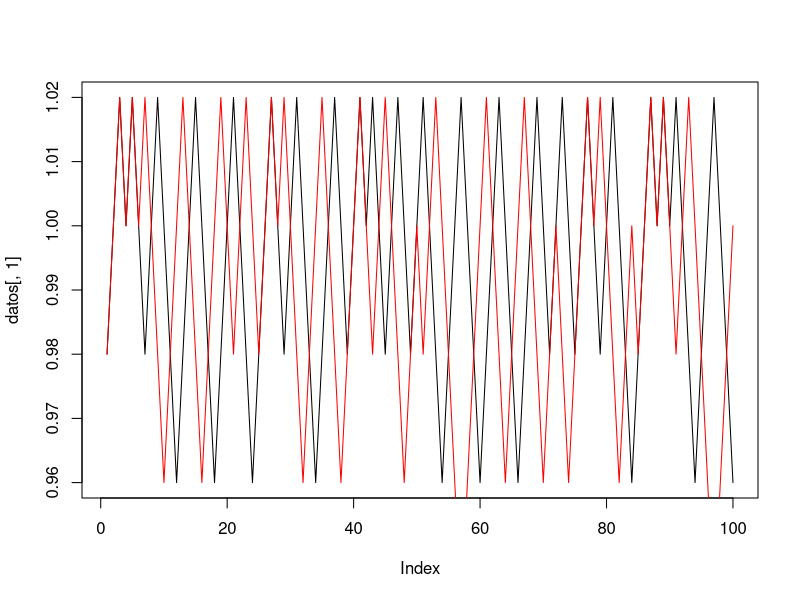

Write R code to recreate this figure.
T <- 100
## Consumidores
Nc <- 50 #Numero total de consumidores
NcCurrRe <- 1 #Current Resorts
NcPreRe <- 2 # Previous Resort
NcPref <- 3 #Preference of tourist
Nctype <- 4
Nca <- 5
Ncb <- 6
Ncc <- 7
NcU <- 8
NcIncome <- 9
AtributosT <- 9

##Resorts
Nr <- 2
RCapacity <- 1
RPrecio <- 2
RVentas <- 3
RUCost <- 4
RType <- 5
AtributosR <- 5

turistas <- matrix(0, Nc, AtributosT)
resorts <- matrix(0, Nr, AtributosR )

touristtypes <- 2 #tipos de turistas
resorttypes <- 2 #tipos de resorts

congestion <- matrix(0, Nr, touristtypes)

#Condiciones iniciales
turistas[,Nctype] <- sample(touristtypes, Nc, replace=T)
turistas[,Nca] <- 0 #runif(Nc,1,2)
turistas[,Ncb] <- 1 #runif(Nc,1,2) * 0
turistas[,Ncc] <- 0 #runif(Nc,1,2) * 0
turistas[,NcPref] <- sample(resorttypes, Nc, replace = T) #Los turistas prefieren uno de los tipos de resorts
turistas[,NcCurrRe] <- sample(Nr, Nc, replace = T)

resorts[,RPrecio] <- 1 #Precio Inicial
resorts[,RUCost] <- 0.5 #Costo
resorts[,RCapacity] <- ceiling(Nc/Nr) #No se cubre toda la capacidad
#resorts[,RType] <- sample(resorttypes, Nr, replace=T)
resorts[,RType] <- 1:Nr
 listaResorts = 1:Nr

#Congestión inicial
for (i in 1:Nc){
  congestion[turistas[i,NcCurrRe],turistas[i,Nctype]] <- congestion[turistas[i,NcCurrRe],turistas[i,Nctype]] + 1
}

y = 1
epsilon <- 0.2
withPrice <- 1 #1 quiere decir que se toma en consideraicón el precio

#INE recogiendo info
nroDatos = Nr
datos <- matrix(0, T, nroDatos)
datosCong <- matrix(0,T,(Nr+touristtypes))
datosU <- matrix(0,T,1)
for (t in 1:T){
  
  turistas[,NcIncome] <- y #Toda la gente recibe el ingreso exógeno
  turistas[,NcPreRe] <- turistas[,NcCurrRe] #La memoria
  # if (t==80){
  #   auxmi = t * 5
  # }
  #Actualización de Precios
  for (i in 1:Nr){
    if ((resorts[i,RVentas]/resorts[i,RCapacity]) < 0.9){
      resorts[i,RPrecio] <- max(resorts[i,RPrecio] - 0.02,resorts[i,RUCost])
    }else{
      #resorts[i,RPrecio] <- min(resorts[i,RPrecio] + 0.02, y)
      resorts[i,RPrecio] <- resorts[i,RPrecio] + 0.02
    }
  }
  resorts[,RVentas] <- 0
  
  #Turistas se van de vacaciones
  C = 1
  listaAleatoria <- sample(Nc)
  for (i in 1:Nc){
    id <- listaAleatoria[i]
    if (turistas[id,NcPreRe] == 0){
      #Si no se fue de turismo el año pasado este año busca uno al azar!!
      newR <- sample(listaResorts,1)
      if ((resorts[newR,RPrecio]<=turistas[id,NcIncome]) & (resorts[newR,RVentas] < resorts[newR,RCapacity])){
        resorts[newR,RVentas] = resorts[newR,RVentas] + 1 #Elijo este
        turistas[id,NcCurrRe] = newR
      }
      next()
    }
    if (runif(1) < epsilon){ #El epsilon de turistas cambia
      #Prueba con algún resort
      newR <- sample(as.vector(listaResorts[-turistas[id,NcPreRe]]),1)
      preferencia = (turistas[id,Nca] / C) * ifelse(turistas[id,NcPref]==resorts[newR,RType], 1 ,0) 
      crowding = turistas[id,Ncb] * congestion[newR,turistas[id,Nctype]]/sum(congestion[newR,]) - turistas[id,Ncc] * sum(congestion[newR,-turistas[id,Nctype]] )/sum(congestion[newR,])  
      if (is.na(crowding)==TRUE){crowding=0}
      utilityNew = preferencia + crowding - withPrice* resorts[newR,RPrecio] #Utilidad del resort alternativo
      #Calculo la utilidad que obtuve en el que estuve anteriormente
      preferencia = turistas[id,Nca] / C * ifelse(turistas[id,NcPref]==resorts[turistas[id,NcCurrRe],RType], 1 ,0) 
      crowding = turistas[id,Ncb] * congestion[turistas[id,NcPreRe],turistas[id,Nctype]]/sum(congestion[turistas[id,NcPreRe],]) - turistas[id,Ncc] * sum(congestion[turistas[id,NcPreRe],-turistas[id,Nctype]] ) /sum(congestion[turistas[id,NcPreRe],]) 
      if (is.na(crowding)==TRUE){crowding=0}
      utilityOld = preferencia + crowding - withPrice*resorts[turistas[id,NcPreRe],RPrecio]
      #Cambia si hay lugar, si la utilidad corregia por precio es mejor y si el precio se puede pagar
      if ((utilityNew > utilityOld) & (resorts[newR,RPrecio]<=turistas[id,NcIncome]) & (resorts[newR,RVentas] < resorts[newR,RCapacity])){
          resorts[newR,RVentas] = resorts[newR,RVentas] + 1 #Se cambia de resort!!
          turistas[id,NcCurrRe] = newR
      }else{
        #Se queda en el viejo si puede pagarlo y hay lugar
        if ((resorts[turistas[id,NcPreRe],RPrecio]<=turistas[id,NcIncome]) & (resorts[turistas[id,NcPreRe],RVentas] < resorts[turistas[id,NcPreRe],RCapacity])){
          resorts[turistas[id,NcPreRe],RVentas] = resorts[turistas[id,NcPreRe],RVentas] + 1
          turistas[id,NcCurrRe] = turistas[id,NcPreRe]
        }else{
        #no se va de turismo, porque o no le alcanza para pagar o no hay lugar en los que quería
        turistas[id,NcCurrRe] = 0
        }
      }
    }else{
      #Se queda en el viejo si puede pagarlo y hay lugar
      if ((resorts[turistas[id,NcPreRe],RPrecio]<=turistas[id,NcIncome]) & (resorts[turistas[id,NcPreRe],RVentas] < resorts[turistas[id,NcPreRe],RCapacity])){
        resorts[turistas[id,NcPreRe],RVentas] = resorts[turistas[id,NcPreRe],RVentas] + 1
        turistas[id,NcCurrRe] = turistas[id,NcPreRe]
      }else{
        #no se va de turismo
        turistas[id,NcCurrRe] = 0
      }
    }
  }#fin del For   
  
    #preferencia = turistas[i,Nca] / C * ifelse(turistas[i,NcPref]==turistas[i,NcCurrRe], 1 ,0) 
    #crowding = turistas[i,Ncb] * congestion[turistas[i,NcCurrRe],turistas[i,Nctype]] - turistas[i,Ncc] * sum(congestion[turistas[i,NcCurrRe],-turistas[i,Nctype]] )  
    #turistas[i,NcU] = preferencia + crowding
    
    
  #Calcular la congestión en los centros turisticos
  congestion <- congestion * 0
  for (i in 1:Nc){
    if (turistas[i,NcCurrRe] > 0){
      congestion[turistas[i,NcCurrRe],turistas[i,Nctype]] <- congestion[turistas[i,NcCurrRe],turistas[i,Nctype]] + 1
    }
  }
  
  datos[t,] = t(resorts[,RPrecio])
  for (k in 1:touristtypes){
    desde <- (k-1) * touristtypes + 1
    hasta <- k * touristtypes
    datosCong[t,desde:hasta] <- congestion[k,] 
  }

  #Compute maxUtility and compare
  auxU = 0
  auxUreal = 0
  for (id in 1:Nc){
    if (turistas[id,NcCurrRe]>0){
      preferencia = turistas[id,Nca] / C * ifelse(turistas[id,NcPref]==resorts[turistas[id,NcCurrRe],RType], 1 ,0) 
      crowding = turistas[id,Ncb] * congestion[turistas[id,NcCurrRe],turistas[id,Nctype]]/sum(congestion[turistas[id,NcCurrRe],]) - turistas[id,Ncc] * sum(congestion[turistas[id,NcCurrRe],-turistas[id,Nctype]] )/sum(congestion[turistas[id,NcCurrRe],])  
      realUtility = preferencia + crowding
      auxUreal = auxUreal + realUtility
      nada = paste(realUtility)
      maxUtility = turistas[id,Nca] / C + turistas[id,Ncb]
      auxU = auxU + maxUtility
    }
  }
  if (auxU > 0)  datosU[t] = auxUreal / auxU
}

plot(datos[,1],type="l")
lines(datos[,2], col="red")
